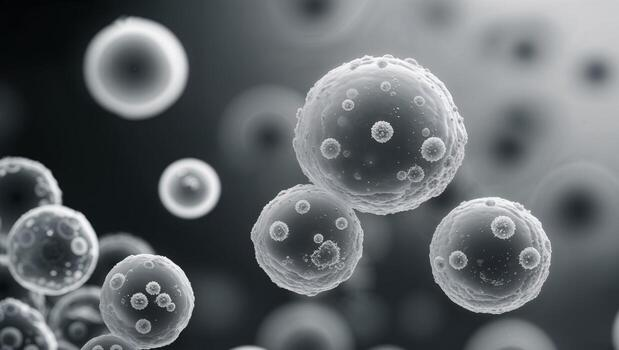
#> input picture test.jpg, 619 x 350 px
$ python -i filtros.py   (imports and definitions only)
#> lines starting #> are read from the running program, lines starting #| are printed output that depends on the picture
import cv2
import numpy as np
from scipy import signal

# Función para convertir imágenes a escala de grises mediante pesos de luminosidad
# mode=1: Formato BGR (OpenCV) | mode=0: Formato RGB
# [9 lines left out: function grey, not called in this run]


# Detector de bordes Sobel mediante aproximación de gradientes
# Calcula la derivada espacial en X y Y para hallar la magnitud del borde
def Sobel(img):
    # Kernels de aproximación de derivadas (horizontal y vertical)
    kernel_sx = np.array([[-1, 0, 1], [-2, 0, 2], [-1, 0, 1]], dtype=np.float32)
    kernel_sy = np.array([[1, 2, 1], [0, 0, 0], [-1, -2, -1]], dtype=np.float32)

    # Convolución para obtener las componentes del gradiente
    edges_x = signal.convolve2d(img, kernel_sx, mode="same")
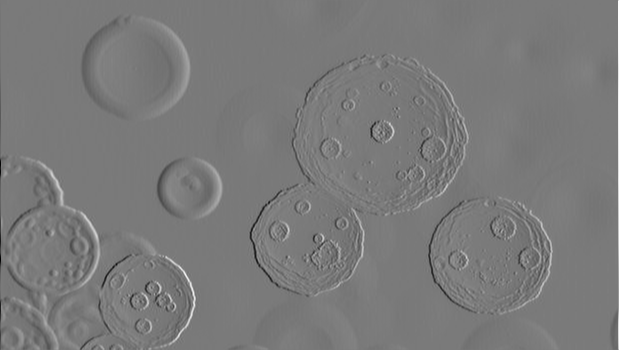
#> edges_x: shape (350, 619) float32; min -763, max 828, mean -0.6; drawn with min black and max white
    edges_y = signal.convolve2d(img, kernel_sy, mode="same")
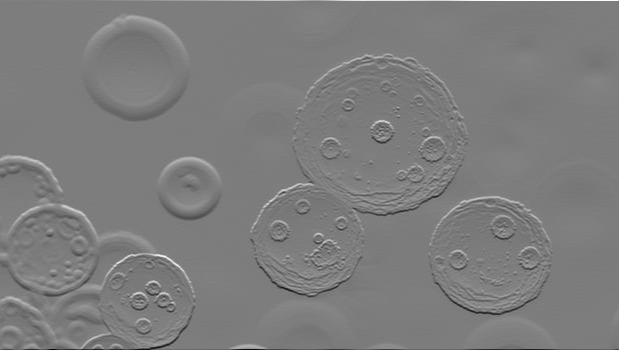
#> edges_y: shape (350, 619) float32; min -826, max 854, mean -0.3; drawn with min black and max white

    # Cálculo de la magnitud euclidiana del gradiente
    sobel = np.sqrt(edges_x**2 + edges_y**2)
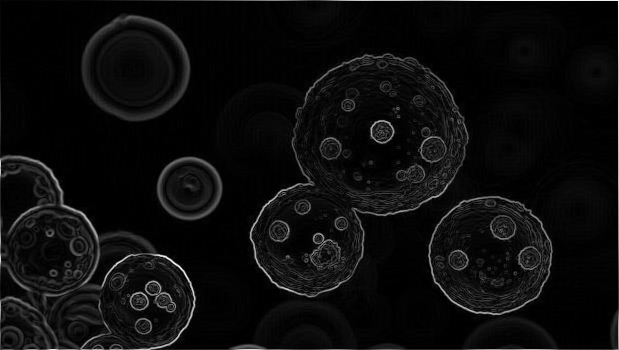
#> sobel: shape (350, 619) float32; min 0, max 886.5, mean 44.8; drawn with min black and max white

    # Normalización del resultado al rango de 8 bits (0-255)
    sobel = cv2.normalize(sobel, None, 0, 255, cv2.NORM_MINMAX)

    return sobel.astype(np.uint8)


# Algoritmo Canny para detección de bordes multietapa
# Incluye suavizado, gradiente y filtrado por histéresis
# [55 lines left out: functions Canny, BandPass, Logarithmic, not called in this run]

>>> import cv2
>>> picture = cv2.imread('../test.jpg', cv2.IMREAD_GRAYSCALE)
>>> result = Sobel(picture)
